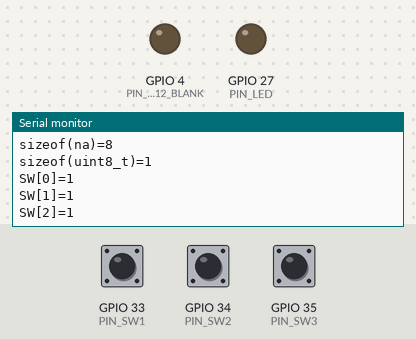
Simulated run of this sketch. Board: ESP32. Parts: output pins drawn as LEDs (lit = HIGH), the last lines printed to the serial monitor. Inputs (shaded band) come from the test bench; at power-on: GPIO 33 (PIN_SW1) HIGH, GPIO 34 (PIN_SW2) HIGH, GPIO 35 (PIN_SW3) HIGH. Pins used as bus, display or sensor lines are not drawn.

Above: at 1.2 s.
1.3 s: GPIO 33 (PIN_SW1) pulled LOW for 0.15 s
At 2.5 s:
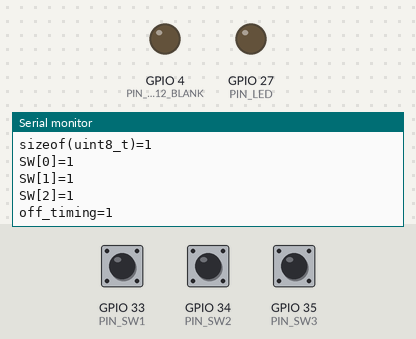
2.9 s: GPIO 34 (PIN_SW2) pulled LOW for 0.15 s
At 3.9 s:
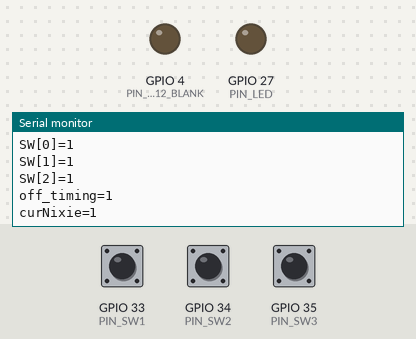

Measured:
- after the input at 1.3 s, the serial monitor: prints a new line at once (image 1)
- after the input at 2.9 s, the serial monitor: prints a new line at once (image 2)

The sketch:

HV5812test.ino
```cpp
/*
 *
 */
#include "NixieArray.h"

#define PIN_INTR 2
#define DEBOUNCE 100

#define PIN_HV5812_CLK 26
#define PIN_HV5812_STROBE 13
#define PIN_HV5812_DATA 14
#define PIN_HV5812_BLANK 4
#define PIN_COLON_R 16
#define PIN_COLON_L 17
#define PIN_LED 27

#define PIN_SW1 33
#define PIN_SW2 34
#define PIN_SW3 35

#define VERSION_MODE	0x01
#define CLOCK_MODE	0x10
#define TEST1_MODE	0xF1

//============================================================================

uint8_t pins_in[]  = {PIN_SW1, PIN_SW2, PIN_SW3};

uint8_t nixie_pins[NIXIE_N][DIGIT_N] =
  {{ 9,  0,  1,  2,  3,  4,  5,  6,  7,  8},
   {19, 10, 11, 12, 13, 14, 15, 16, 17, 18},
   {29, 20, 21, 22, 23, 24, 25, 26, 27, 28},
   {39, 30, 31, 32, 33, 34, 35, 36, 37, 38},
   {49, 40, 41, 42, 43, 44, 45, 46, 47, 48},
   {59, 50, 51, 52, 53, 54, 55, 56, 57, 58} };

NixieArray nixieArray;

nixie_disp_data_t nixieDispData;

unsigned long loopCount = 0;
unsigned long curMsec = 0; // msec
uint8_t loopDelay = 1; // msec
uint8_t curNixie = 0;

uint8_t curMode = 0x00;
//VersionMode	versionMode
//ClockMode	clockMode;
//Test1Mode	test1Mode;

//============================================================================
void btn_handler() {
  static unsigned long prev_msec = 0;
  unsigned long cur_msec = millis();

  if ( cur_msec - prev_msec < DEBOUNCE ) {
    return;
  }
  prev_msec = cur_msec;

  uint8_t off_timing = nixieArray.get_off_timing(curNixie);

  if ( digitalRead(PIN_SW1) == LOW ) {
    off_timing++;
    nixieArray.set_off_timing(curNixie, off_timing);
    Serial.println("off_timing="
		   + String(nixieArray.get_off_timing(curNixie)));
  }

  if ( digitalRead(PIN_SW2) == LOW) {
    curNixie++;
    if ( curNixie > 5 ) {
      curNixie = 0;
    }
    Serial.println("curNixie=" + String(curNixie));
  }

  if ( digitalRead(PIN_SW3) == LOW ) {
    if ( off_timing > 0 ) {
      off_timing--;
    }
    nixieArray.set_off_timing(curNixie, off_timing);
    Serial.println("off_timing="
		   + String(nixieArray.get_off_timing(curNixie)));
  }

}

//============================================================================
void setup() {
  Serial.begin(115200);
  Serial.println("begin");

  nixieArray.init(PIN_HV5812_CLK,  PIN_HV5812_STROBE,
		   PIN_HV5812_DATA, PIN_HV5812_BLANK,
		   PIN_COLON_R, PIN_COLON_L, PIN_LED,
		   nixie_pins);

  for (int i=0; i < DIGIT_N; i++) {
    nixieDispData.digit[i] = i;
  } // for(i)
  nixieDispData.digit[4] = DIGIT_BLANK;
  nixieDispData.digit[5] = DIGIT_FOG;

  nixieDispData.colon_r = HIGH;
  nixieDispData.colon_l = HIGH;
  nixieDispData.led = LOW;

  for (int i=0; i < sizeof(pins_in)/sizeof(uint8_t); i++) {
    pinMode(pins_in[i], INPUT);

    int val = digitalRead(pins_in[i]);
    Serial.println("SW[" + String(i) + "]=" + String(val) );
  }

  //--------------------------------------------------------------------------
  attachInterrupt(digitalPinToInterrupt(PIN_SW1), btn_handler, CHANGE);
  attachInterrupt(digitalPinToInterrupt(PIN_SW2), btn_handler, CHANGE);
  attachInterrupt(digitalPinToInterrupt(PIN_SW3), btn_handler, CHANGE);
  //--------------------------------------------------------------------------
  //versionMode.init();
  //clockMode.init();
  //test1Mode.init();
}

//============================================================================
void loop() {
  curMsec = millis();

  //--------------------------------------------------------------------------
  switch ( curMode ) {
    //case VERSION_MODE: versionMode.display(curMsec, nixieDigit); break;
    //case CLOCK_MODE:   clockMode.display(curMsec, nixieDigit);   break;
    //case TEST1_MODE:   test1Mode.display(curMsec, nixieDigit);   break;
  default: break;
  } // switch
  //--------------------------------------------------------------------------
  nixieArray.display(curMsec, &nixieDispData);

  loopCount++;
  delay(loopDelay);
}
```

NixieArray.cpp
```cpp
/*
 *
 */
#include "NixieArray.h"

//============================================================================
void
Nixie::init(uint8_t nixie_pin[DIGIT_N]) {
  for (int i=0; i < DIGIT_N; i++) {
    _nixie_pin[i] = nixie_pin[i];
  }
  _off_timing = 0;
}

uint8_t
Nixie::get_nixie_pin(uint8_t digit) {
  return _nixie_pin[digit];
}

uint8_t
Nixie::get_off_timing() {
  return _off_timing;
}

void
Nixie::set_off_timing(uint8_t off_timing) {
  _off_timing = off_timing;
}
//============================================================================
void
NixieArray::init(uint8_t clk, uint8_t stobe, uint8_t data, uint8_t blank,
		 uint8_t colon_r, uint8_t colon_l, uint8_t led,
		 uint8_t na[NIXIE_N][DIGIT_N]) {
  _pin_clk = clk;
  _pin_stobe = stobe;
  _pin_data = data;
  _pin_blank = blank;
  _pin_colon_r = colon_r;
  _pin_colon_l = colon_l;
  _pin_led = led;

  uint8_t pins_out[] = {_pin_clk, _pin_stobe, _pin_data, _pin_blank,
			_pin_colon_r, _pin_colon_l, _pin_led};

  for (int p=0; p < sizeof(pins_out)/sizeof(uint8_t); p++) {
    pinMode(pins_out[p], OUTPUT);
    digitalWrite(pins_out[p], LOW);
  }
  Serial.println("sizeof(na)=" + String(sizeof(na)));
  Serial.println("sizeof(uint8_t)=" + String(sizeof(uint8_t)));

  for (int i=0; i < NIXIE_N; i++) {
    _nx[i].init(na[i]);
  }
}

uint8_t
NixieArray::get_nixie_pin(uint8_t nixie, uint8_t digit) {
  if (digit < 0 ) {
    return 0;
  }
  return _nx[nixie].get_nixie_pin(digit);
}

uint8_t
NixieArray::get_off_timing(uint8_t nixie) {
  return _nx[nixie].get_off_timing();
}

void
NixieArray::set_off_timing(uint8_t nixie, uint8_t off_timing) {
  _nx[nixie].set_off_timing(off_timing);
}

void
NixieArray::display(unsigned long cur_ms, nixie_disp_data_t *nd) {
  const int nixie_pin_n = NIXIE_N * DIGIT_N;
  uint8_t na[nixie_pin_n]; // nixie array pin values

  for (int i=0; i < nixie_pin_n; i++) {
    na[i] = HIGH;
  }

  for (int i=0; i < NIXIE_N; i++) {
    uint8_t d = nd->digit[i];
    uint8_t off_timing = _nx[i].get_off_timing();
    uint8_t nixie_pin = _nx[i].get_nixie_pin(d);

    if ( d == DIGIT_BLINK && cur_ms % 1000 < 400 ) {
      d = DIGIT_BLANK;
    }

    if ( cur_ms % 10 < off_timing ) {
      d = DIGIT_BLANK;
    }

    if ( d >= 0 && d <= 9 ) {
      na[nixie_pin] = LOW;
      continue;
    }
    if ( d == DIGIT_BLANK ) {
      continue;
    }
    if ( d == DIGIT_FOG ) {
      for (int j=0; j < DIGIT_N; j++) {
	na[_nx[i].get_nixie_pin(j)] = LOW;
      }
      continue;
    }
  } // for(i)
  //--------------------------------------------------------------------------
  for (int i=(nixie_pin_n - 1); i >= 0; i--) {
    digitalWrite(_pin_data, na[i]);
    digitalWrite(_pin_clk, HIGH);
    //delay(1);
    digitalWrite(_pin_clk, LOW);
    //delay(1);
  }

  digitalWrite(_pin_stobe, HIGH);
  //delay(1);
  digitalWrite(_pin_stobe, LOW);
  //delay(1);
  //--------------------------------------------------------------------------
  digitalWrite(_pin_colon_r, nd->colon_r);
  digitalWrite(_pin_colon_l, nd->colon_l);
  //--------------------------------------------------------------------------
  digitalWrite(_pin_led, nd->led);
}

void
NixieArray::all_off() {
  const int nixie_pin_n = NIXIE_N * DIGIT_N;
  uint8_t na[nixie_pin_n]; // nixie array pin values

  for (int i=0; i < nixie_pin_n; i++) {
    na[i] = HIGH;
  }

  for (int i=(nixie_pin_n - 1); i >= 0; i--) {
    digitalWrite(_pin_data, na[i]);
    digitalWrite(_pin_clk, HIGH);
    //delay(1);
    digitalWrite(_pin_clk, LOW);
    //delay(1);
  }

  digitalWrite(_pin_stobe, HIGH);
  //delay(1);
  digitalWrite(_pin_stobe, LOW);
  //delay(1);
}
```

NixieArray.h
```cpp
/*
 *
 */
#ifndef NIXIE_ARRAY_H
#define NIXIE_ARRAY_H
#include <Arduino.h>

#define NIXIE_N		6
#define DIGIT_N		10

#define DIGIT_BLANK	10
#define DIGIT_BLINK	11
#define DIGIT_FOG	100

//============================================================================
class Nixie {
 public:
  Nixie() {};
  void init(uint8_t nixie_pin[DIGIT_N]);
  uint8_t get_nixie_pin(uint8_t digit);
  uint8_t get_off_timing();
  void set_off_timing(uint8_t off_timing);

 private:
  uint8_t _digit;
  uint8_t _on_ms;
  uint8_t _off_ms;
  uint8_t _off_timing = 0;
  uint8_t _nixie_pin[DIGIT_N];
};

//============================================================================
struct nixie_disp_data_t {
  uint8_t digit[DIGIT_N];
  uint8_t colon_r, colon_l;
  uint8_t led;
};

//============================================================================
class NixieArray {
 public:
  NixieArray(){};

  void init(uint8_t clk, uint8_t stobe, uint8_t data, uint8_t blank,
	    uint8_t colon_r, uint8_t colon_l, uint8_t led,
	    uint8_t na[NIXIE_N][DIGIT_N]);

  uint8_t get_nixie_pin(uint8_t nixie, uint8_t digit);
  uint8_t get_off_timing(uint8_t nixie);
  void set_off_timing(uint8_t nixie, uint8_t off_timing);

  void display(unsigned long cur_ms, nixie_disp_data_t *nd);
  void all_off();

private:
  Nixie 	_nx[NIXIE_N];
  uint8_t	_pin_clk, _pin_stobe, _pin_data, _pin_blank;
  uint8_t	_pin_colon_r, _pin_colon_l;
  uint8_t	_pin_led;
};

#endif // NIXIE_ARRAY_H
```
